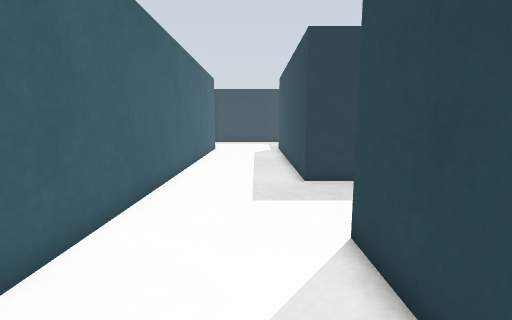
view 1 (above)

22 first-person views from a walk through a robot-simulator world made for Gazebo. The camera is 0.61 m above the floor, tilts 8° down and sees 85° across. The floor is counted in squares, 0.25 m on a side. Each view is taken from the middle of a square. On the plan, view 1 faces up. The plan holds only what a view shows up to about 18 squares ahead; the rest is blank. The place goes on beyond the plan.

view 2
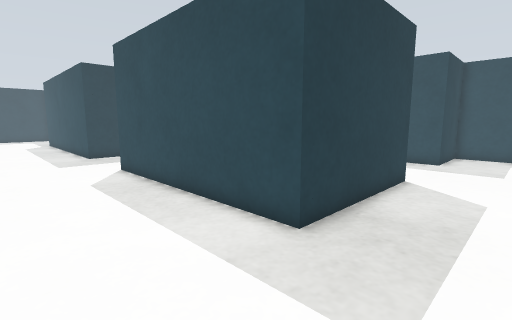

view 3
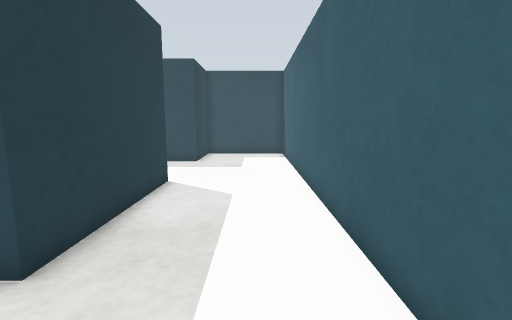

view 4
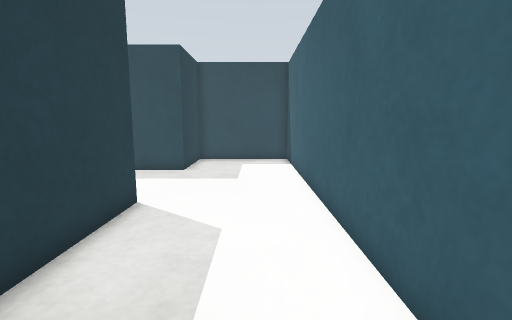

view 5
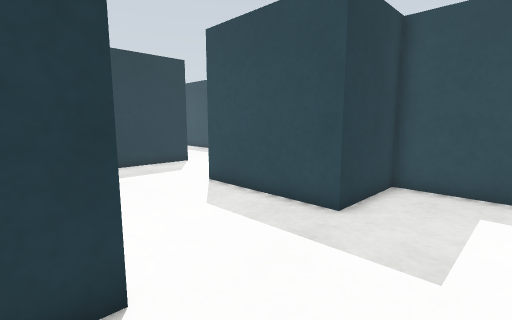

view 6
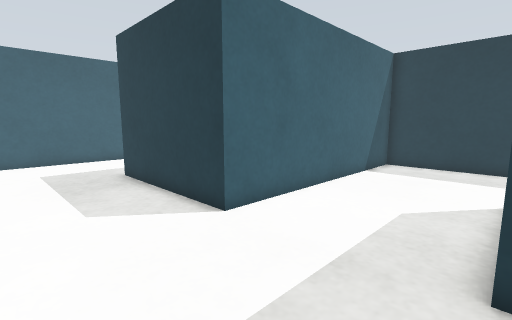

view 7
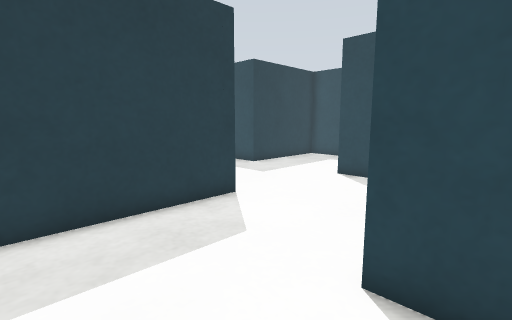

view 8
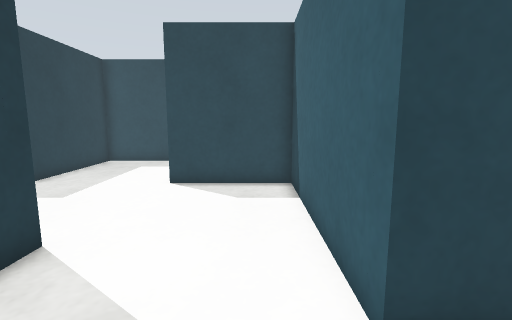

view 9
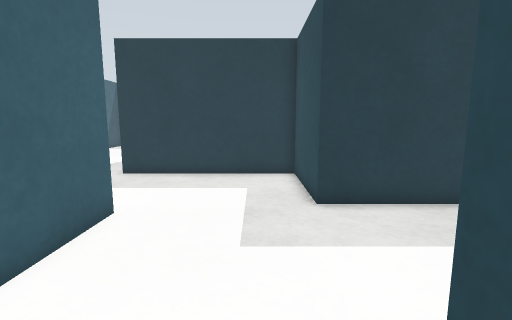

view 10
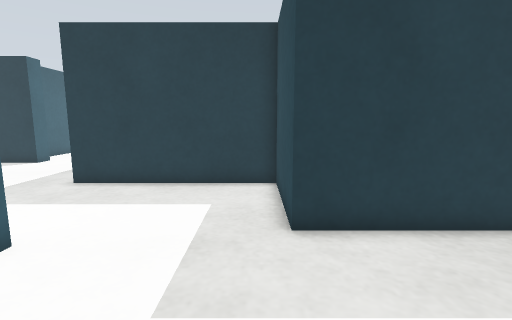

view 11
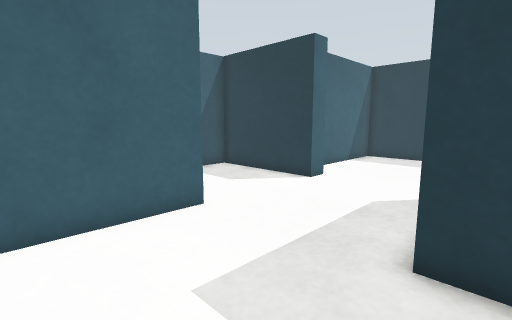

view 12
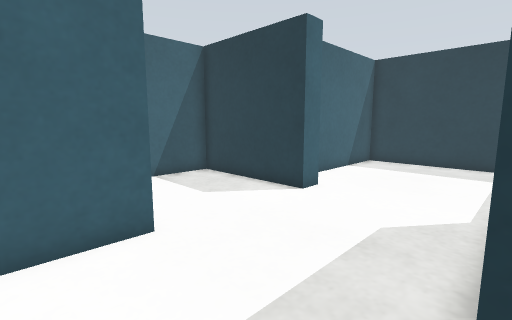

view 13
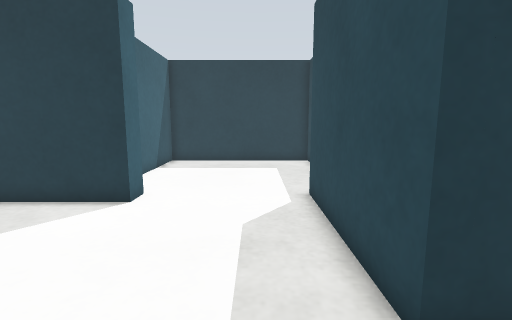

view 14
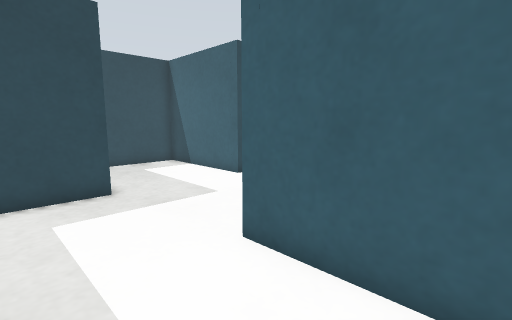

view 15
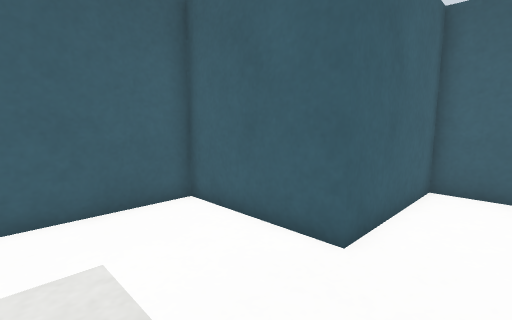

view 16
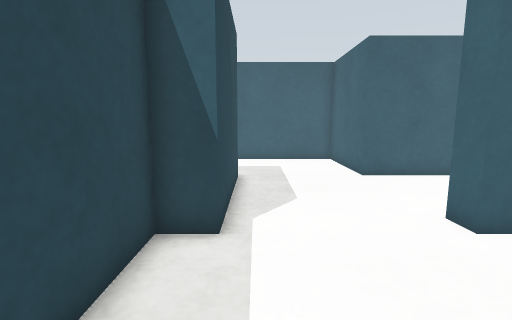

view 17
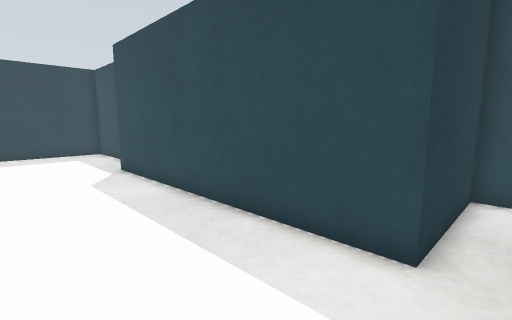

view 18
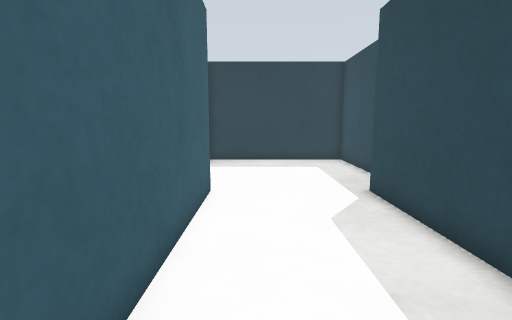

view 19
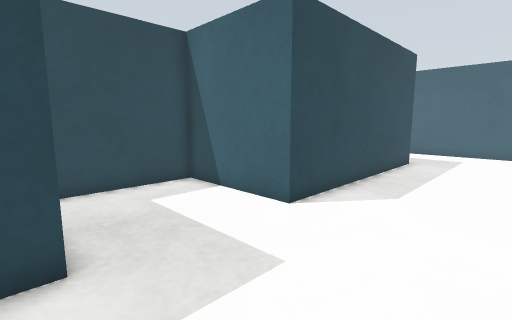

view 20
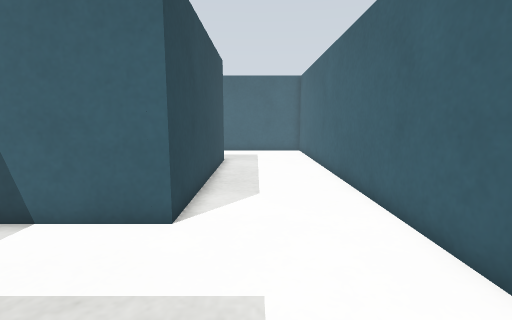

view 21
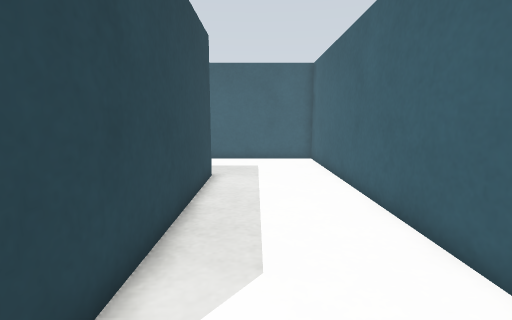

view 22
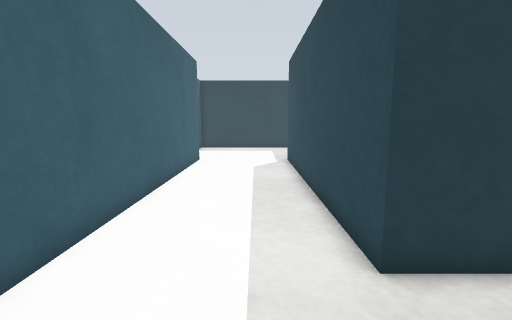

### Floor plan
Points are (right, up) in squares from view 1. A wall is a line through its corners. A room is listed if a view was taken in it or the views show most of it. See-through windows are left out.
Room 1 (views 1, 2, 3, 4, 5, 6, 7, 8, 9, 10, 11, 12, 13, 14, 17, 18, 19, 20, 21, 22)
walls: (9.2, 15.6) (9.2, 10.2) (17.2, 10.2) (17.2, 6.9); (17.2, 6.2) (9.2, 6.2) (9.2, -5.4) (2, -5.4) (2, 5.6) (7.4, 5.6) (7.4, 11.2) (2, 11.2) (2, 24.6); (-3.6, 24.5) (-3.6, -11) (18.8, -11) (18.8, -5.4) (14.8, -5.4) (14.8, 0.6) (22.8, 0.6) (22.8, 5.4) (29, 5.4) (29, 11) (22.8, 11) (22.8, 15.8) (14.8, 15.8); (3.4, 27.9) (3.4, 32.6) (-5, 32.6)
ways out: opening at (12, 16) to room 2
Room 2 (views 15, 16)
walls: (8.6, 21.2) (3.2, 21.2) (3.2, 15.6) (9.2, 15.6); (16.2, 22.1) (16.2, 25.9); (14.8, 15.8) (14.8, 22.2) (15.4, 22.2); (16.2, 29.2) (16.2, 30.2) (7.8, 30.2) (7.8, 24.4)
ways out: opening at (12, 16) to room 1
objects: cyan box (8, 22); cyan box (9, 21) to (9, 22)

Positions as (right, up) in squares from view 1, and headings:
1: (0, 0), facing up
2: (-3, -9), facing up-right
3: (-2, -9), facing right
4: (1, -9), facing right
5: (8, -9), facing up-right
6: (15, -10), facing up-left
7: (11, -1), facing up-right
8: (12, 2), facing right
9: (21, 3), facing up
10: (22, 5), facing up
11: (16, 11), facing up-left
12: (15, 13), facing up-left
13: (13, 13), facing up
14: (13, 14), facing down-right
15: (14, 18), facing down-left
16: (14, 28), facing down
17: (-3, 10), facing up-right
18: (-2, 15), facing up
19: (-3, 12), facing down-right
20: (0, 12), facing down
21: (0, 7), facing down
22: (0, 7), facing up
